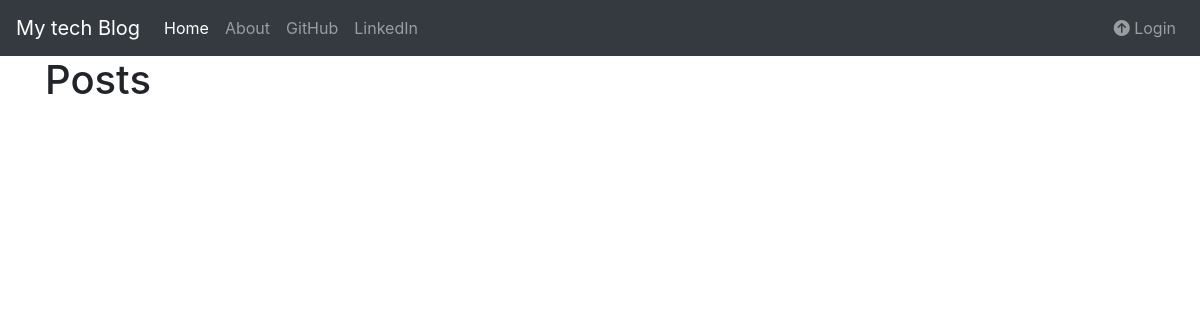
Before: / with the older database file.
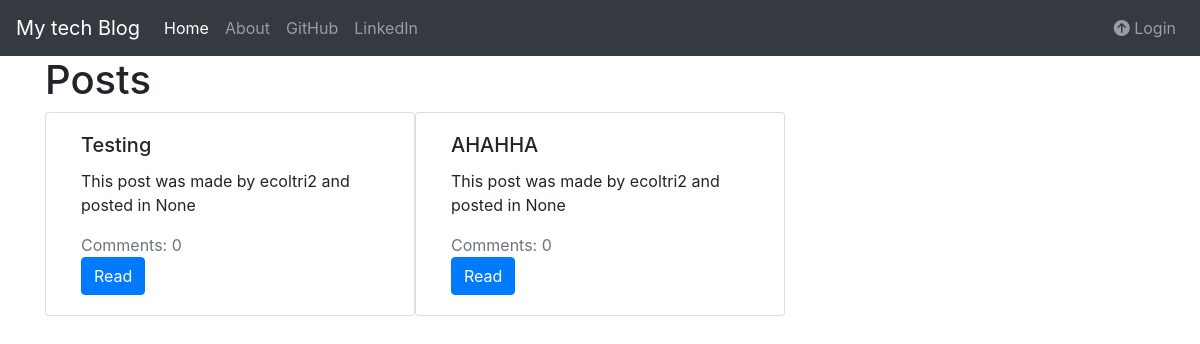
After: the same page with the newer database file.
### posters/models.py (models this page shows, shortened)
class Post(models.Model):
    title = models.CharField(max_length=60,unique=True)
    author = models.ForeignKey(User,on_delete=models.CASCADE)
    published_date = models.DateTimeField(auto_now=True)
    created_date = models.DateTimeField(auto_now=True)
    body = models.TextField(max_length=3000)
    is_publicated = models.BooleanField(default=False)

### posters/views.py (the view)
# urls.py: path("", views.PostListView.as_view(), name="home"),
class PostListView(ListView):
    slug_field = 'id'
    slug_url_kwarg = 'id'
    model = models.Post
    context_object_name = 'posts'

### posters/templates/posters/post_list.html
{%extends './base.html'%}
{%block body_block%}
<h1>Posts</h1>
{%if posts%}
<div class="container">
    <div class="row">
        {%for post in posts%}
            {%if post.is_publicated%}
                <div class="card col-4" style="width: 18rem;">
                    <div class="card-body">
                        <h5 class="card-title">{{post.title}}</h5>
                        <p class="card-text">This post was made by {{post.author}} and posted in {{post.published_date}}</p>
                        <div class="text-muted">Comments: {{post.comments.all.count}}</div>
                        <a href="{%url 'posters:detail' id=post.id%}" class="btn btn-primary">Read</a>
                    </div>
                </div>
            {%endif%}
        {%endfor%}
    </div>
</div>
{%else%}
<h2>Sorry, we are without posts!</h2>
{%endif%}
{%endblock%}

Changed rows visible on the page:
now on this page (row edited): Post: title "Testing", author "ecoltri2", published_date "None", comments.all.count "0"
now on this page (row edited): Post: title "AHAHHA", author "ecoltri2", published_date "None", comments.all.count "0"
